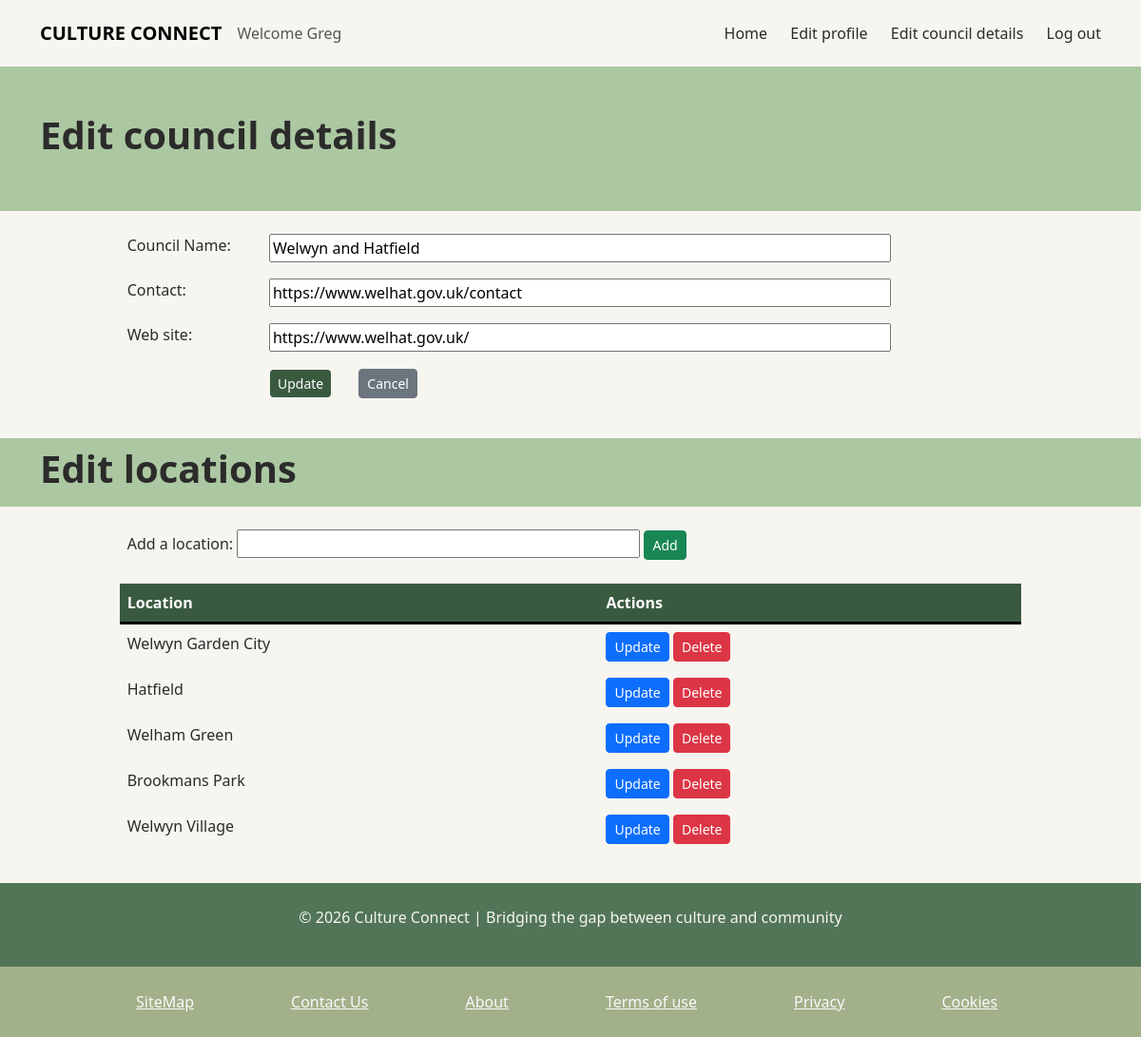
/CultureConnect/03EditCouncil.php (signed in), run on the app's committed database.
### tables this page shows
CREATE TABLE `council` (
  `councilIdPk` int(13) NOT NULL,
  `councilName` varchar(200) NOT NULL,
  `councilContact` varchar(200) DEFAULT NULL,
  `councilLink` varchar(200) DEFAULT NULL
);

CREATE TABLE `location` (
  `locationIdPk` int(13) NOT NULL,
  `locationName` varchar(200) NOT NULL,
  `councilIdPk` int(13) NOT NULL
);

### CultureConnect/include/getCouncilInfo.php (called while the page is built)
<?php
    include 'config.php';
    if (isset($_SESSION['role']) || isset($_SESSION['role_id'])){
        if ($_SESSION['role'] == 3) {
            $counc_id = $_SESSION['role_id'];
        } else if (isset($_POST['create-new']) && ($_SESSION['role'] == 4)){
            $stmt = $connection->prepare("INSERT INTO council(councilName) VALUES ('New council')");
            $stmt->execute();
            $counc_id = $stmt->insert_id;
        } else if (isset($_GET['councilIdPk']) && ($_SESSION['role'] == 4)) {
            $counc_id = $_GET['councilIdPk'];
        } else {
            throw new Exception("Unauthorized access - Cannot edit council");
        }
        $council = $counc_id;
        $stmt = $connection->prepare("SELECT * FROM council WHERE councilIdPk = ?");
        $stmt->bind_param("i", $counc_id);
        $stmt->execute();
        $result = $stmt->get_result();
        if ($result && $result->num_rows > 0) {
            $row = $result->fetch_assoc();
            $name = $row["councilName"];
            $email = $row["councilContact"] ;
            $link = $row["councilLink"] ;
        } else {
            throw new Exception("Error fetching council info for ID: $counc_id - " . $stmt->error);
        }
    } else {
            throw new Exception("Unauthorized access - Session not established or role not set");
        }
?>

### CultureConnect/03EditCouncil.php (the view, shortened to what this page needs)
<!DOCTYPE html>
<html lang="en">
<head>
    <link href="https://cdn.jsdelivr.net/npm/bootstrap@5.3.8/dist/css/bootstrap.min.css" rel="stylesheet">
    <link href="css/style.css" rel="stylesheet">
</head>
<body>
    <?php
    include 'include/config.php';
    include 'include/getCouncilInfo.php';
    ?>
    <div id="header"><?php include('templates/template_navbar.php'); ?></div>
    <div class="position-fixed bottom-0 end-0 p-3" style="z-index: 11">
    </div>
    <section class="text-left py-5" style="background-color:#ACC8A2;">
        <h1><div class="container"> Edit council details</div></h1>
    </section>
    <section class="text-left py-3">
        <div class="container">
            <form id="edit_council" name="edit_bus" action="include/updateCouncil.php" method="post" novalidate>
                <table class="table">
                    <tr>
                        <td><label for="councilname">Council Name:</label></td>
                        <?php echo"<td><input type='text' id='councilname' name='councilname' required size='65%' value='" . $name . "'></td>";?>
                    </tr>
                    <tr>
                        <td><label for="email">Contact:</label></td>
                        <?php echo"<td><input type='text' id='email' name='email' required size='65%' value='" . $email . "'></td>";?>
                    </tr>
                    <tr>
                        <td><label for="website">Web site:</label></td>
                        <?php echo"<td><input type='text' id='website' name='website' required size='65%' value='" . $link . "'></td>";?>
                    </tr>
                    <tr>
                        <td><label for=""></label></td>
                        <td>
                            <table>
                                <tr>
                                    <td>
                                        <input class='btn btn-custom btn-sm' style="margin-right:25px;" type="submit"
                                            value="Update" name="update">
                                        <input class='btn btn-secondary btn-sm' style="margin-right:25px"
                                            action="action" type="button" value="Cancel"
                                            onclick="window.history.go(-1); return false;">
                                    </td>
                                </tr>
                        </td>
                </table>
            </form>
        </div>
    </section>
    <section class="text-left py-2" style="background-color:#ACC8A2;">
        <h1><div class="container"> Edit locations</div></h1>
    </section>
    <section class="text-left py-3">
        <div class="container">
            <form id="AddLoc" name="AddLoc" action="include/addLocation.php" method="post" novalidate>
                <table class="table">
                    <tr>
                        <td>
                            <label for="addLocation">Add a location:</label>
                            <input type="text" id="addLocation" name="addLocation" required size="40%">
                            <input class="btn btn-success btn-sm" type="submit" value="Add" name="Add">
                        </td>
                    </tr>
                </table>
            </form>
        </div>
        <div class="container">
            <table class="table" width=40%>
                <thead style='border-bottom-width: 3px; border-bottom-color: black'>
                    <tr>
                        <th>Location</th>
                        <th>Actions</th>
                    </tr>
                </thead>
                <tbody>
                <?php
                    $stmt = $connection->prepare("SELECT * FROM location WHERE councilIdPk = ?");
                    $stmt->bind_param("i", $council);
                    $stmt->execute();
                    $result = $stmt->get_result();
                    if ($result->num_rows > 0) {
                        while ($row = $result->fetch_assoc()) {
                            echo "<tr>
                                    <td style='display: none; '>" . $row["locationIdPk"] . "</td>
                                    <td style='display: none; '>" . $row["councilIdPk"] . "</td>
                                    <td>" . $row["locationName"] . "</td>
                                    <td>
                                        <button type='button' class='btn btn-primary btn-sm' data-bs-toggle='modal' data-bs-target='#updaterModal' data-value='$row[locationIdPk]' data-value2='$row[locationName]'>Update</button>
                                        <a class='btn btn-danger btn-sm' href='include/deleteLocation.php?locationIdPk=$row[locationIdPk]&councilIdPk=$row[councilIdPk]'>Delete</a>
                                    </td>
                                </tr>";
                        }
                    } else {
                        echo "<tr><td>No locations added yet</td><tr>";
                    }
                ?>
                </tbody>
            </table>
        </div>
    </section>
    <div id="footer"><?php include('templates/template_footer.php'); ?></div>
</body>
</html>

### CultureConnect/css/style.css (style rules this page uses)
:root { --primary: #3A5A40; --secondary: #ACC8A2; --light: #F6F5F0; --dark: #2B2B2B; }
body { background-color: var(--light); color: var(--dark); }
h1 { font-size: 2.5rem; font-weight: 700; }
.btn-custom { background-color: var(--primary); color: rgb(236, 222, 222); }
.btn-custom { background-color: #3A5A40; color: white; border: none; }

### data on the page
council: councilname "Welwyn and Hatfield", email "https://www.welhat.gov.uk/contact", website "https://www.welhat.gov.uk/"
location: locationName "Welwyn Garden City"
location: locationName "Hatfield"
location: locationName "Welham Green"
location: locationName "Brookmans Park"
location: locationName "Welwyn Village"

### other printed values
$_SESSION['name'] "Greg"
